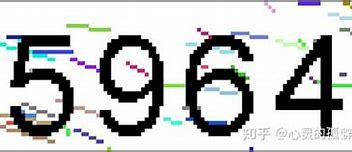
#> input picture examples/OIP-C.jpg, 352 x 152 px
$ python -i image_utils.py   (imports and definitions only)
#> lines starting #> are read from the running program, lines starting #| are printed output that depends on the picture
#!/usr/bin/env python
# -*- coding: utf-8 -*-

"""
图像处理工具
提供验证码图像预处理和增强功能
"""

import io
from typing import Union, Tuple, Optional
from PIL import Image, ImageFilter, ImageEnhance


# [122 lines left out: functions load_image, to_bytes, resize_image, convert_to_grayscale, apply_threshold, enhance_contrast and 1 more, not called in this run]


def remove_noise(image: Image.Image,
                 method: str = 'median',
                 **kwargs) -> Image.Image:
    """
    去除图像噪点

    Args:
        image: PIL图像对象
        method: 去噪方法，可选'median'或'gaussian'
        **kwargs: 额外参数
            - size: 滤波器大小（对于'median'）
            - radius: 高斯模糊半径（对于'gaussian'）

    Returns:
        去噪后的图像
    """
    if method == 'median':
        size = kwargs.get('size', 3)
        return image.filter(ImageFilter.MedianFilter(size=size))

    elif method == 'gaussian':
        radius = kwargs.get('radius', 1)
        return image.filter(ImageFilter.GaussianBlur(radius=radius))

    else:
        raise ValueError(f"不支持的去噪方法: {method}")


# [45 lines left out: function preprocess_captcha, not called in this run]

>>> from PIL import Image
>>> picture = Image.open('../../examples/OIP-C.jpg')
#> picture is the input picture: PIL image 352x152 RGB; mean R, G, B 190.1, 191.7, 191.7
>>> result = remove_noise(picture)
#> in remove_noise, `return image.filter(ImageFilter.MedianFilter(size=size))`:
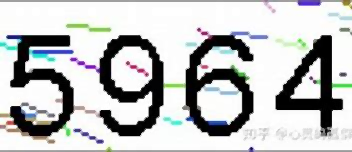
#> returned value: PIL image 352x152 RGB; mean R, G, B 190.5, 192.1, 192.1

$ run again, on examples/url_captcha.jpg
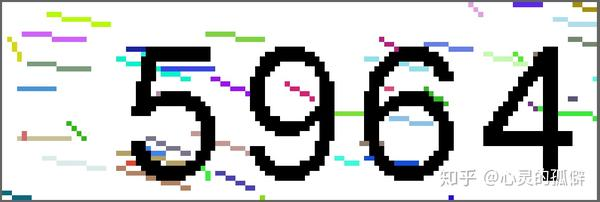
#> input picture examples/url_captcha.jpg, 600 x 202 px
#> picture is the input picture: PIL image 600x202 RGB; mean R, G, B 201, 202.7, 202
#> in remove_noise, `return image.filter(ImageFilter.MedianFilter(size=size))`:
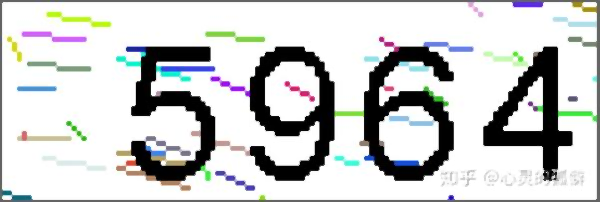
#> returned value: PIL image 600x202 RGB; mean R, G, B 201.3, 203, 202.5

$ run again, on examples/image.png
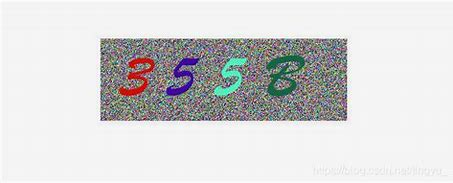
#> input picture examples/image.png, 453 x 183 px
#> picture is the input picture: PIL image 453x183 RGB; mean R, G, B 214.4, 214.4, 214.6
#> in remove_noise, `return image.filter(ImageFilter.MedianFilter(size=size))`:
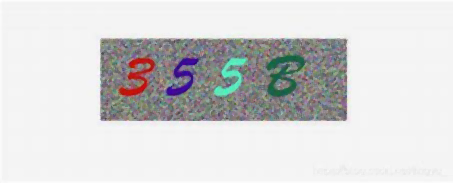
#> returned value: PIL image 453x183 RGB; mean R, G, B 214.5, 214.5, 214.7
